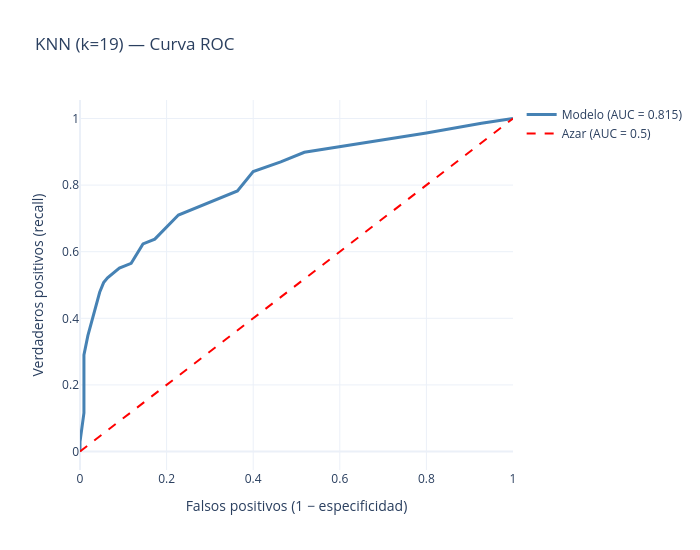

The code cell stored with this chart in its notebook:
### Code cell
plot_curva_roc(y_test, proba_knn, title=f'KNN (k={mejor_k}) — Curva ROC')

### Figure 1 — Plotly figure (JSON) as saved in the notebook; plotly's stock layout.template omitted (floating-point values rounded to 4 significant figures)
{"data": [{"line": {"color": "steelblue", "width": 3}, "mode": "lines", "name": "Modelo (AUC = 0.815)", "type": "scatter", "x": [0.0, 0.0, 0.009091, 0.009091, 0.009091, 0.01818, 0.04545, 0.05455, 0.06364, 0.09091, 0.1182, 0.1455, 0.1727, 0.2273, 0.3636, 0.4, 0.4636, 0.5182, 0.8, 0.9273, 1.0], "y": [0.0, 0.02899, 0.1159, 0.2319, 0.2899, 0.3478, 0.4783, 0.5072, 0.5217, 0.5507, 0.5652, 0.6232, 0.6377, 0.7101, 0.7826, 0.8406, 0.8696, 0.8986, 0.9565, 0.9855, 1.0]}, {"line": {"color": "red", "dash": "dash"}, "mode": "lines", "name": "Azar (AUC = 0.5)", "type": "scatter", "x": [0, 1], "y": [0, 1]}], "layout": {"height": 550, "title": {"text": "KNN (k=19) — Curva ROC"}, "width": 700, "xaxis": {"title": {"text": "Falsos positivos (1 − especificidad)"}}, "yaxis": {"title": {"text": "Verdaderos positivos (recall)"}}}}
